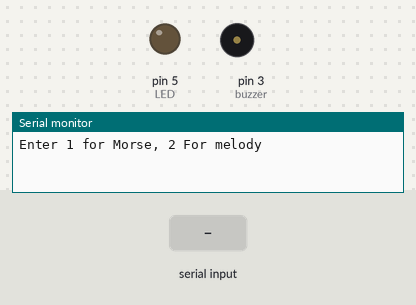
Recording of a sketch running on a simulated Arduino Uno, built with avr-gcc and run on an emulated ATmega328P. Shown: output pins drawn as LEDs (lit = HIGH), buzzer (waves = sounding), the last lines printed to the serial monitor. The inputs (shaded band) are chosen by the test bench. Pins used as bus, display or sensor lines are not drawn.

Above: at 1.2 s.
1.3 s: "1" received over Serial
2.8 s: byte 32 (32) received over Serial
At 3.8 s:
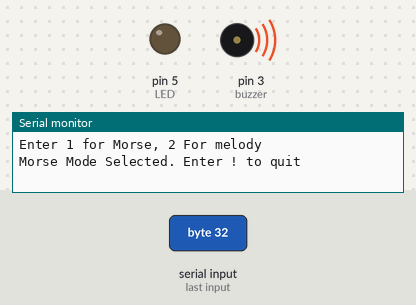
4.3 s: "2" received over Serial
At 5.6 s:
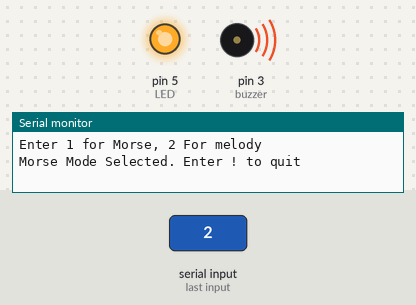
Timing chart, 0 to 8.9 s (numbered marks = the images above; inputs shaded):
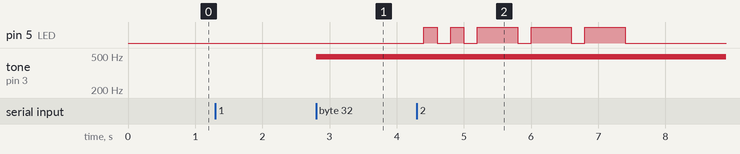

Measured:
- after the input at 2.8 s, tone on pin 3 (buzzer): silent → 490 Hz at once
- after the input at 4.3 s, pin 5 (LED): goes HIGH 0.20 s, LOW 0.20 s, HIGH 0.20 s, 3 × (LOW 0.20 s, HIGH 0.60 s), then LOW, starting after 0.10 s

The sketch:

Morse_Code_and_Melody_Generator.ino
```cpp
int dot = 200; //Duration in milliseconds of a dot
int dash = dot*3; //Duration in milliseconds of a dash
int space = dot*7; //Duration in milliseconds of a space

//Pins of the seven segment display
int sseg0 = 13;
int sseg1 = 12;
int sseg2 = 11;
int sseg3 = 10;
int sseg4 = 9;
int sseg5 = 8;
int sseg6 = 7;

int buzzer = 3; //Buzzer pin
int LED = 5;//Led pin

boolean isModeSelected = false; //Whether or note a mode has been selected
int mode; //current mode, morse or melody
const int MORSE_MODE = 0;
const int MELODY_MODE = 1;

//An array containing the morse represention of a - z and 0 - 9
char* morseCodes[] = {".-", "-...", "-.-.", "-..", ".", "..-.", "--.", "....", "..",".---", "-.-", ".-..",
                      "--", "-.", "---", ".--.", "--.-", ".-.","...", "-", "..-", "...-", ".--", "-..-",
                      "-.--", "--..", "-----", ".----", "..---", "...--", "....-", ".....", "-....", "--...",
                      "---..", "----.", ":" };

//An array containing info on which segments of the SSD should be on or off. a - z and 0 - 9
int ssd[][7] = {{1,1,1,0,1,1,1}, {0,0,1,1,1,1,1}, {1,0,0,1,1,0,1}, {0,1,1,1,1,1,0}, {1,0,0,1,1,1,1}, {1,0,0,0,1,1,1},
                {1,1,1,1,0,1,1}, {0,1,1,0,1,1,1}, {0,0,0,0,1,0,1}, {0,1,1,1,1,0,0}, {0,1,1,0,1,1,1}, {0,0,0,1,1,0,1},
                {1,0,1,0,1,0,0}, {0,0,1,0,1,1,0}, {1,1,1,1,1,0,1}, {1,1,0,0,1,1,1}, {1,1,1,0,0,1,1}, {0,0,0,0,1,1,0},
                {1,0,1,1,0,1,1}, {0,0,0,1,1,1,1}, {0,1,1,1,1,0,1}, {0,0,1,1,1,0,0}, {0,1,0,1,0,0,1}, {0,1,1,0,1,1,1},
                {0,1,1,1,0,1,1}, {1,1,0,1,1,1,0}, {1,1,1,1,1,0,1}, {0,1,1,0,0,0,0}, {1,1,0,1,1,1,0}, {1,1,1,1,0,1,0},
                {0,1,1,0,1,1,0}, {1,0,1,1,0,1,1}, {1,0,1,1,1,1,1}, {1,1,1,0,0,0,0}, {1,1,1,1,1,1,1}, {1,1,1,1,0,1,1},
                {0,0,0,0,0,0,0}};

//Frequency in Hz of the notes A4 - G4(ish - maybe)in that order
int notes[] = {440, 494, 262, 294, 330, 349, 392, 0};

void setup() {
  //Initiates the modes of all output pins
  pinMode(sseg0, OUTPUT);
  pinMode(sseg1, OUTPUT);
  pinMode(sseg2, OUTPUT);
  pinMode(sseg3, OUTPUT);
  pinMode(sseg4, OUTPUT);
  pinMode(sseg5, OUTPUT);
  pinMode(sseg6, OUTPUT);
  pinMode(LED, OUTPUT);
  pinMode(buzzer, OUTPUT);

  //Sets the data rate for communication between the computer and the Arduino
  //In bits per secound(baud)
  Serial.begin(9600);

  //Initializes the Seven segment display as all off.
  //When HIGH is written to the segment, it turns off, when low it turns on
  clearSSD();
  Serial.println("Enter 1 for Morse, 2 For melody");

}

void clearSSD(){
  //Writes HIGH to each seven segment display to turn them all off
  digitalWrite(sseg0, HIGH);
  digitalWrite(sseg1, HIGH);
  digitalWrite(sseg2, HIGH);
  digitalWrite(sseg3, HIGH);
  digitalWrite(sseg4, HIGH);
  digitalWrite(sseg5, HIGH);
  digitalWrite(sseg6, HIGH);

}

void loop(){

  clearSSD();//Clears the SSD when waiting for user input

  if(isModeSelected == false){//If a mode has not been selected, the user will be prompted to enter 1(morse) or 2(melody)

    char selection;//character inputed by the user
    if(Serial.available() > 0){
      selection = Serial.read();//reads a character from the serial monitor
      //Morse Mode
      if(selection == '1'){
        mode = MORSE_MODE;
        isModeSelected = true;
        Serial.println("Morse Mode Selected. Enter ! to quit");
      }else if(selection == '2'){//Melody Mode
        mode = MELODY_MODE;
        isModeSelected = true;
        Serial.println("Melody Mode Selected. Enter ! to quit");
      }else{
        Serial.println("Invalid Selection, try again");//Invailid (not 1 or 2) character inputed
      }
    }
  }else if(isModeSelected == true && mode == MORSE_MODE){ //If the current mode is Morse code mode

    char info;
    if(Serial.available() > 0){

      info = Serial.read();

      //Checks to see if the inputted character is upper case, lower case or a number
      //A constant is subtracted from the ACSII value of the character to get the index
      //of the morse representation in the morse array
      if(info >= 65 && info <= 90){ //Upper case
        outputMorse(info - 65);
      }else if(info >= 97 && info <= 122){//Lower case
        outputMorse(info - 97);
      }else if(info >= 48 && info <=  57){//Number
        outputMorse(info - 22);
      }else if(info == 32){//space
        outputMorse(36);
      }else if(info == '!'){//When an ! is inputted, the current mode is quit
        isModeSelected = false;
        Serial.println("Enter 1 for Morse, 2 For melody");
      }
    }

  }else if(isModeSelected == true && mode == MELODY_MODE){//If the current mode is melody mode
    char note; //a character from a - g representing a musical note
    if(Serial.available() > 0){
      note = Serial.read();

      if(note == '!'){//If an ! is inputted, the current mode is quit
        isModeSelected = false;
        Serial.println("Enter 1 for Morse, 2 For melody");
      }else{
        playNote(note); //Plays the inputted note on the buzzer
      }
    }
  }

}

//Displays the current character, or note on the ssd
//param i is the index of the character in the ssd array
void displaySSD(int i){
  //iterates through each element(on or off) of the array corresponding to the character
 //and turns the specified segment on or off
  for(int n = 0; n < 7; n++){
    if(ssd[i][n] == 1) digitalWrite(13-n, LOW); //If the segment should be ON
    else digitalWrite(13 -n, HIGH);  //If the segment should be OFF
  }
}

//Out puts the morse code corresponding to the index
void outputMorse(int index){
  char *morse = morseCodes[index]; //String containing the morse representation
  displaySSD(index); //Displays the character on the SSD

  //For each character in the morse string, output the series of dots and dashes to the buzzer and LED
  for(int i = 0; i < strlen(morse); i++){
    digitalWrite(LED, HIGH);//turns the LED on
    analogWrite(buzzer, 250);//turns the buzzer on

    //The delay depends on whether a dot or dash is to be played

    if(morse[i] == '.')
      delay(dot);
    else if(morse[i] == '-')
      delay(dash);
    else{//If the character is a space, the buzzer and led are turned off
      digitalWrite(LED, LOW);
      analogWrite(buzzer, 0);
      delay(space);
    }

    //Turns the led and buzzer off
    digitalWrite(LED, LOW);
    analogWrite(buzzer, 0);
    //delays for a dot between characters
    delay(dot);
  }

}

//Plays the specified note
void playNote(char note){
  int noteIndex;//index of the note in the notes array
  int noteLength;//length of time the note is to be played for

  if(note >= 65 && note <= 71){//If an upper case, note is played for 1 second
    noteIndex = note - 65;
    noteLength = 1000;
    tone(buzzer, notes[noteIndex], noteLength);//Plays the note on the buzzer
  }else if(note >= 97 && note <= 103){//if a lower case, note is played for 1/2 second
    noteIndex = note - 97;
    noteLength = 500;
    tone(buzzer, notes[noteIndex], noteLength);//plays the note on the buzzer
  }else if(note == 32){

  }
  displaySSD(noteIndex);//Displays the note being played on the SSD

  delay(noteLength);

}
```
